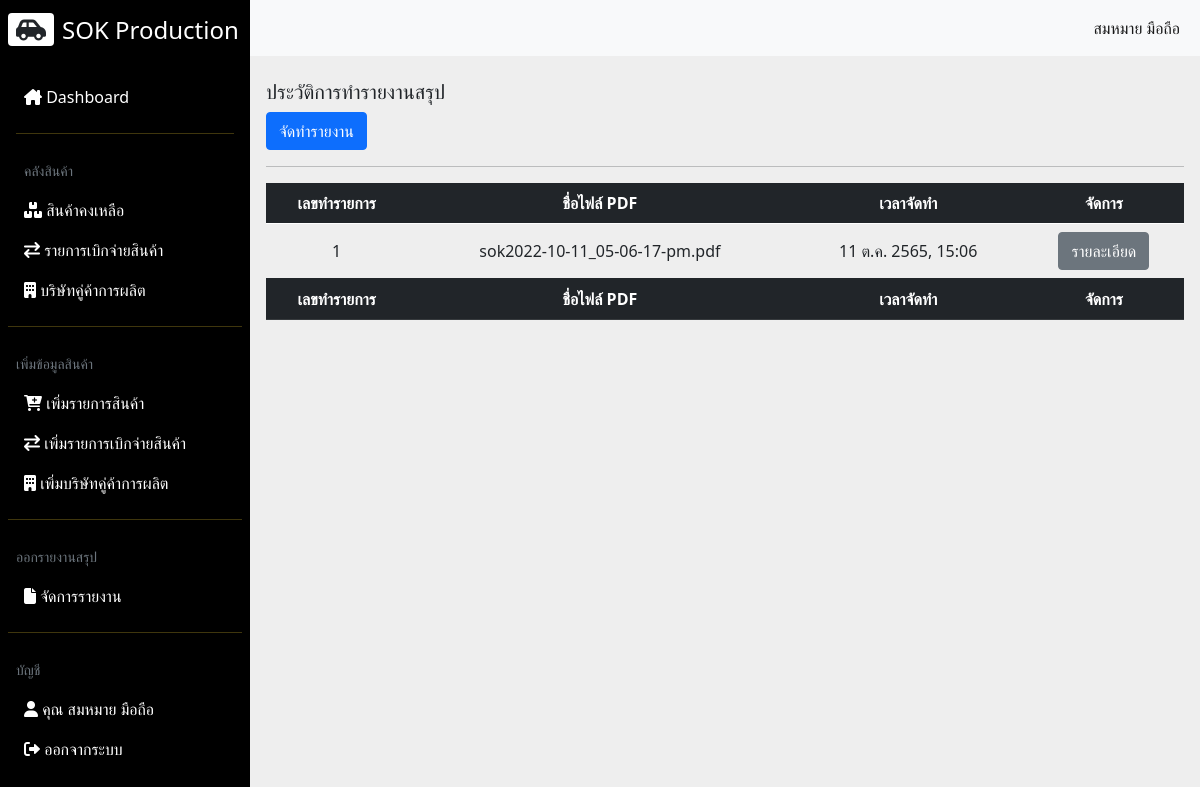
The page /reportSummary.php (signed in) on the database its author committed.
### tables this page shows
CREATE TABLE `reported` (
  `id` int(11) NOT NULL,
  `path` text NOT NULL,
  `report_datetime` timestamp NOT NULL DEFAULT current_timestamp() ON UPDATE current_timestamp()
);

### config/db.php (called while the page is built, shortened)
<?php
function DateThai($strDate) {
  $strYear = date("Y",strtotime($strDate))+543;
  $strMonth= date("n",strtotime($strDate));
  $strDay= date("j",strtotime($strDate));
  $strHour= date("H",strtotime($strDate));
  $strMinute= date("i",strtotime($strDate));
  $strMonthCut = Array("","ม.ค.","ก.พ.","มี.ค.","เม.ย.","พ.ค.","มิ.ย.","ก.ค.","ส.ค.","ก.ย.","ต.ค.","พ.ย.","ธ.ค.");
  $strMonthThai=$strMonthCut[$strMonth];
  return "$strDay $strMonthThai $strYear, $strHour:$strMinute";
}
?>

### reportSummary.php (the view, shortened to what this page needs)
<?php
include_once('config/db.php');
?>
<!DOCTYPE html>
<html lang="en">
<head>
  <link rel="stylesheet" href="css/all.min.css">
  <link rel="stylesheet" href="css/fontawesome.min.css">
  <link rel="stylesheet" href="css/bootstrap.min.css">
  <link rel="stylesheet" href="css/styles.css">
  <link rel="stylesheet" href="css/jquery.dataTables.min.css">
</head>
<body>
  <div class="main-container d-flex">
    <?php include("includes/menuNavbar.inc.php"); ?>
    <?php
    if($_SESSION['emp_level'] == 1 || $_SESSION['emp_level'] == 2) {
    ?>
    <div class="content">
      <nav class="navbar navbar-expand-md navbar-light bg-light">
        <div class="container-fluid">
          <div class="collapse navbar-collapse justify-content-end" id="navbarSupportedContent">
            <ul class="navbar-nav mb-2 mb-lg-0">
              <li class="nav-item">
                <a class="nav-link active" aria-current="page" href="#"><?= $_SESSION['emp_fname']; ?> <?= $_SESSION['emp_lname']; ?></a>
              </li>
            </ul>
          </div>
        </div>
      </nav>
      <div class="dashboard-content px-3 pt-4">
        <h2 class="fs-5"> ประวัติการทำรายงานสรุป</h2>
        <?php
        if($_SESSION['emp_level'] == 1) {
        ?>
        <a href="report.php" class="btn btn-primary"> จัดทำรายงาน</a>
        <?php } ?>
        <hr>
        <div class="col-md-12">
          <div class="row">
            <div class="col-md-12">
              <div class="table-responsive">
                <table class="table align-middle table-hover" id="myTable">
                  <thead class="table-dark">
                    <tr>
                      <th class="text-center">เลขทำรายการ</th>
                      <th class="text-center">ชื่อไฟล์ PDF</th>
                      <th class="text-center">เวลาจัดทำ</th>
                      <th class="text-center">จัดการ</th>
                    </tr>
                  </thead>
                  <tbody>
                    <?php
                    $sql = "SELECT * FROM `reported`";
                    $query = mysqli_query($conn, $sql);
                    while($row = mysqli_fetch_array($query)) {
                    ?>
                    <tr class="text-center">
                      <td><?= $row['id']; ?></td>
                      <td><?= $row['path']; ?></td>
                      <td><?= DateThai($row['report_datetime']); ?></td>
                      <td>
                        <a href="report/<?= $row['path']; ?>" target="_blank" class="btn btn-secondary">รายละเอียด</a>
                      </td>
                    </tr>
                    <?php } ?>
                  </tbody>
                  <thead class="table-dark">
                    <tr>
                      <th class="text-center">เลขทำรายการ</th>
                      <th class="text-center">ชื่อไฟล์ PDF</th>
                      <th class="text-center">เวลาจัดทำ</th>
                      <th class="text-center">จัดการ</th>
                    </tr>
                  </thead>
                </table>
              </div>
            </div>
          </div>
        </div>
      </div>
    </div>
    <?php } ?>
  </div>
</body>
</html>

### css/styles.css (style rules this page uses)
body { background-color: #eee; }
.content { min-height: 100vh; width: 100%; }

### rows shown on the page
reported: id "1", path "sok2022-10-11_05-06-17-pm.pdf", report_datetime "11 ต.ค. 2565, 15:06"

### other values the page prints
$_SESSION['emp_fname'] "สมหมาย"
$_SESSION['emp_lname'] "มือถือ"
